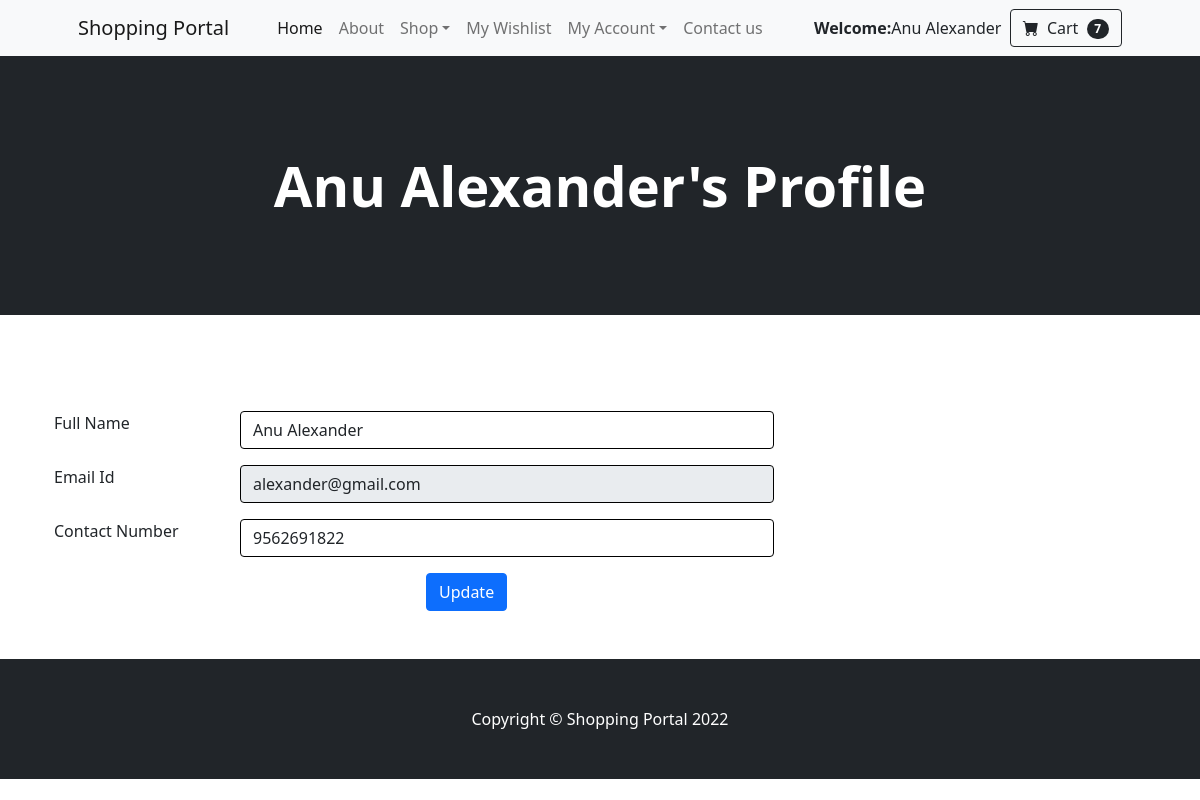
/my-profile.php (signed in), run on the app's committed database.
### tables this page shows
CREATE TABLE `users` (
  `id` int(11) NOT NULL,
  `name` varchar(255) DEFAULT NULL,
  `email` varchar(255) DEFAULT NULL,
  `contactno` bigint(11) DEFAULT NULL,
  `password` varchar(255) DEFAULT NULL,
  `regDate` timestamp NOT NULL DEFAULT current_timestamp(),
  `updationDate` timestamp NULL DEFAULT NULL ON UPDATE current_timestamp()
);

### my-profile.php (the view, shortened to what this page needs)
<?php session_start();
include_once('includes/config.php');
if(strlen($_SESSION['id'])==0)
{   header('location:logout.php');
}else{
?>
<!DOCTYPE html>
<html lang="en">
    <head>
        <link href="https://cdn.jsdelivr.net/npm/bootstrap-icons@1.5.0/font/bootstrap-icons.css" rel="stylesheet" />
        <link href="css/styles.css" rel="stylesheet" />
    </head>
    <body>
<?php include_once('includes/header.php');?>
        <header class="bg-dark py-5">
            <div class="container px-4 px-lg-5 my-5">
<?php
$uid=$_SESSION['id'];
$query=mysqli_query($con,"select * from users where id='$uid'");
while($result=mysqli_fetch_array($query)){
?>
                <div class="text-center text-white">
                    <h1 class="display-4 fw-bolder"><?php echo htmlentities($result['name']);?>'s Profile</h1>
                </div>
            </div>
        </header>
        <section class="py-5">
            <div class="container px-4  mt-5">
<form method="post" name="profile">
     <div class="row">
         <div class="col-2">Full Name</div>
         <div class="col-6"><input type="text" name="fullname" value="<?php echo htmlentities($result['name']);?>" class="form-control" required ></div>
     </div>
       <div class="row mt-3">
         <div class="col-2">Email Id</div>
         <div class="col-6"><input type="email" name="emailid" id="emailid" class="form-control" value="<?php echo htmlentities($result['email']);?>" readonly>
         </div>
     </div>
       <div class="row mt-3">
         <div class="col-2">Contact Number</div>
         <div class="col-6"><input type="text" name="contactnumber" value="<?php echo htmlentities($result['contactno']);?>" pattern="[0-9]{10}" title="10 numeric characters only" class="form-control" required></div>
     </div>
               <div class="row mt-3">
                 <div class="col-4">&nbsp;</div>
         <div class="col-6"><input type="submit" name="update" id="update" class="btn btn-primary" value="Update" required></div>
     </div>
 </form>
            </div>
<?php } ?>
        </section>
   <?php include_once('includes/footer.php'); ?>
    </body>
</html>
<?php } ?>

### data on the page
users: name "Anu Alexander", fullname "Anu Alexander", emailid "alexander@gmail.com", contactnumber "9562691822"

### other printed values
$_SESSION['username'] "Anu Alexander"
$cartcount "7"
